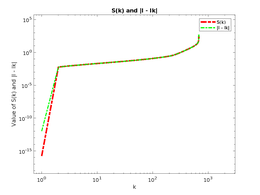
%> input picture CENG371 - SCIENTIFIC COMPUTING/hw3/Q2/log_log_graph.png, 260 x 195 px, shrunk from 1082 x 812 before the run, given in place of cat.jpg, which was not available
$ octave q2.m   (GNU Octave 9; MATLAB toolbox functions it lacks are replaced by stand-ins)
%> lines starting %> are read from the running program, lines starting %| are printed output that depends on the picture; pictures that were not available may be replaced by others from this repository, and a replacement may not be noted
% Load the grayscale image
image = im2double(imread("./cat.jpg"));

% If the image is not grayscale then make it grayscale
[rows, columns, numberOfColorChannels] = size(image);
%> rows = 195; columns = 260; numberOfColorChannels = 3
if numberOfColorChannels > 1
  disp("Converting rgb image to grayscale image!")
  image = image(:, :, 2);
%> image: size 195x260 double
end

% ---------------- Part a) ----------------

% Find r
r = min(size(image));
%> r = 195

% Calculate Singular Value Decomposition
[U, S, V] = svd(image);

% Preallocate low rank approximations
lowRankApproximations = cell(1, r);

% Calculate all low rank approximations up to rank r
for k = 1:r
    S_k = S(1:k, 1:k);
    U_k = U(:, 1:k);
    V_k = V(:, 1:k);
    I_k = U_k * S_k * transpose(V_k);

    % Save the current low rank approximation
    lowRankApproximations{k} = I_k;
end
%> this loop made 195 passes
%> S_k on passes 1 to 3: 222.1, [222.1 0; 0 6.25], [222.1 0 0; 0 6.25 0; 0 0 4.77]
%> after the loop, lowRankApproximations = 195 items

% Save original image and low rank approximations
imwrite(image, 'original.jpg');
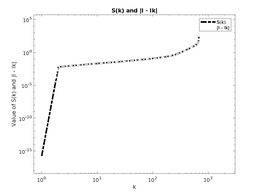
%> saved as original.jpg: size 195x260 uint8; min 0, max 255, mean 251.4
imwrite(lowRankApproximations{floor(r/2)}, "r_divided_by_2.jpg")
imwrite(lowRankApproximations{r-10}, "r_minus_10.jpg")

% Save these low rank approximations to see differences better
imwrite(lowRankApproximations{floor(r/4)}, "r_divided_by_4.jpg")
imwrite(lowRankApproximations{floor(r/8)}, "r_divided_by_8.jpg")
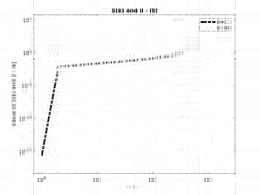
%> saved as r_divided_by_8.jpg: size 195x260 uint8; min 4, max 255, mean 250.6
imwrite(lowRankApproximations{floor(r/16)}, "r_divided_by_16.jpg")
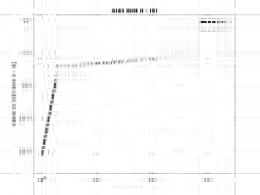
%> saved as r_divided_by_16.jpg: size 195x260 uint8; min 23, max 255, mean 250.5
imwrite(lowRankApproximations{floor(r/32)}, "r_divided_by_32.jpg")
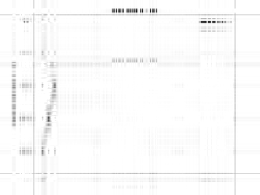
%> saved as r_divided_by_32.jpg: size 195x260 uint8; min 24, max 255, mean 250.6
imwrite(lowRankApproximations{floor(r/64)}, "r_divided_by_64.jpg")
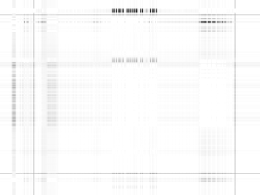
%> saved as r_divided_by_64.jpg: size 195x260 uint8; min 33, max 255, mean 250.7

% ---------------- Part b) ----------------
sigma = flip(diag(S)); % reverse the ordering
%> sigma = 195 values from 5.28e-95 to 222.1
k = size(sigma);
%> k = [195 1]
frobeniusErrors = ones(k);
sums_of_squares_of_singular_values = ones(k);

% Calculate the Frobenius Errors and S(k)'s
for k = 1:length(sigma)
    Sk = S;
    Sk(end-k+1:end, :) = 0;
    Ik = U * Sk * transpose(V);
    frobeniusErrors(k) = norm(image - Ik, 'fro');
    sums_of_squares_of_singular_values(k) = sqrt(sum(sigma(1:k).^2));
end
%> after the loop, frobeniusErrors = 195 values, max 222.6 at index 195, min 8.04e-13 at index 57, mean 3.17; sums_of_squares_of_singular_values = 195 values from 5.28e-95 to 222.6

% Save log-log graph
loglog(sums_of_squares_of_singular_values, "r-.", "LineWidth", 3); hold on;
loglog(frobeniusErrors, "g-.", "LineWidth", 2);
legend("S(k)", "|I - Ik|");
title("S(k) and |I - Ik|");
xlabel("k");
ylabel("Value of S(k) and |I - Ik|");
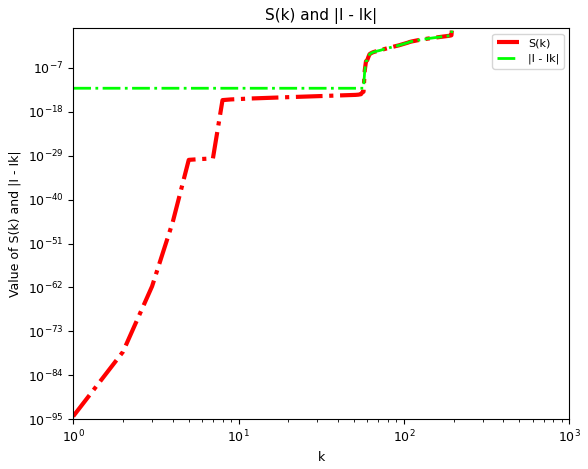
%> figure redrawn from the program's plot data; curve peaks at x = 195, y = 222.6
saveas(gcf, 'log_log_graph.png');
